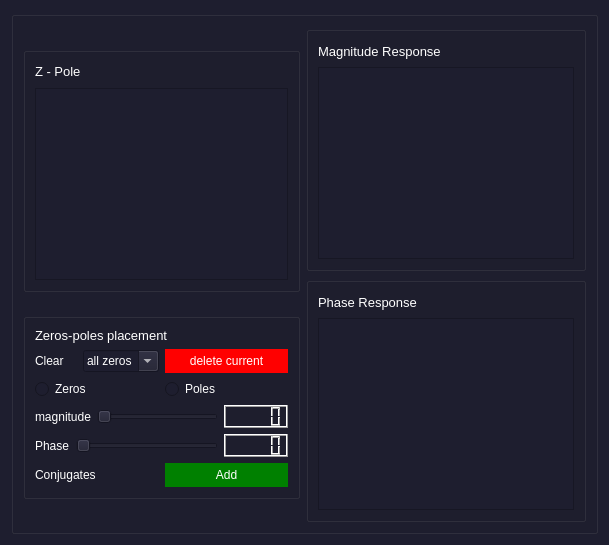
      <widget class="QWidget" name="design_tab">
       <property name="palette">
        <palette>
         <active>
          <colorrole role="WindowText">
           <brush brushstyle="SolidPattern">
            <color alpha="255">
             <red>255</red>
             <green>255</green>
             <blue>255</blue>
            </color>
           </brush>
          </colorrole>
          <colorrole role="Button">
           <brush brushstyle="SolidPattern">
            <color alpha="255">
             <red>30</red>
             <green>30</green>
             <blue>47</blue>
            </color>
           </brush>
          </colorrole>
          <colorrole role="Text">
           <brush brushstyle="SolidPattern">
            <color alpha="255">
             <red>255</red>
             <green>255</green>
             <blue>255</blue>
            </color>
           </brush>
          </colorrole>
          <colorrole role="ButtonText">
           <brush brushstyle="SolidPattern">
            <color alpha="255">
             <red>255</red>
             <green>255</green>
             <blue>255</blue>
            </color>
           </brush>
          </colorrole>
          <colorrole role="Base">
           <brush brushstyle="SolidPattern">
            <color alpha="255">
             <red>30</red>
             <green>30</green>
             <blue>47</blue>
            </color>
           </brush>
          </colorrole>
          <colorrole role="Window">
           <brush brushstyle="SolidPattern">
            <color alpha="255">
             <red>30</red>
             <green>30</green>
             <blue>47</blue>
            </color>
           </brush>
          </colorrole>
          <colorrole role="PlaceholderText">
           <brush brushstyle="NoBrush">
            <color alpha="128">
             <red>255</red>
             <green>255</green>
             <blue>255</blue>
            </color>
           </brush>
          </colorrole>
         </active>
         <inactive>
          <colorrole role="WindowText">
           <brush brushstyle="SolidPattern">
            <color alpha="255">
             <red>255</red>
             <green>255</green>
             <blue>255</blue>
            </color>
           </brush>
          </colorrole>
          <colorrole role="Button">
           <brush brushstyle="SolidPattern">
            <color alpha="255">
             <red>30</red>
             <green>30</green>
             <blue>47</blue>
            </color>
           </brush>
          </colorrole>
          <colorrole role="Text">
           <brush brushstyle="SolidPattern">
            <color alpha="255">
             <red>255</red>
             <green>255</green>
             <blue>255</blue>
            </color>
           </brush>
          </colorrole>
          <colorrole role="ButtonText">
           <brush brushstyle="SolidPattern">
            <color alpha="255">
             <red>255</red>
             <green>255</green>
             <blue>255</blue>
            </color>
           </brush>
          </colorrole>
          <colorrole role="Base">
           <brush brushstyle="SolidPattern">
            <color alpha="255">
             <red>30</red>
             <green>30</green>
             <blue>47</blue>
            </color>
           </brush>
          </colorrole>
          <colorrole role="Window">
           <brush brushstyle="SolidPattern">
            <color alpha="255">
             <red>30</red>
             <green>30</green>
             <blue>47</blue>
            </color>
           </brush>
          </colorrole>
          <colorrole role="PlaceholderText">
           <brush brushstyle="NoBrush">
            <color alpha="128">
             <red>255</red>
             <green>255</green>
             <blue>255</blue>
            </color>
           </brush>
          </colorrole>
         </inactive>
         <disabled>
          <colorrole role="WindowText">
           <brush brushstyle="SolidPattern">
            <color alpha="255">
             <red>255</red>
             <green>255</green>
             <blue>255</blue>
            </color>
           </brush>
          </colorrole>
          <colorrole role="Button">
           <brush brushstyle="SolidPattern">
            <color alpha="255">
             <red>30</red>
             <green>30</green>
             <blue>47</blue>
            </color>
           </brush>
          </colorrole>
          <colorrole role="Text">
           <brush brushstyle="SolidPattern">
            <color alpha="255">
             <red>255</red>
             <green>255</green>
             <blue>255</blue>
            </color>
           </brush>
          </colorrole>
          <colorrole role="ButtonText">
           <brush brushstyle="SolidPattern">
            <color alpha="255">
             <red>255</red>
             <green>255</green>
             <blue>255</blue>
            </color>
           </brush>
          </colorrole>
          <colorrole role="Base">
           <brush brushstyle="SolidPattern">
            <color alpha="255">
             <red>30</red>
             <green>30</green>
             <blue>47</blue>
            </color>
           </brush>
          </colorrole>
          <colorrole role="Window">
           <brush brushstyle="SolidPattern">
            <color alpha="255">
             <red>30</red>
             <green>30</green>
             <blue>47</blue>
            </color>
           </brush>
          </colorrole>
          <colorrole role="PlaceholderText">
           <brush brushstyle="NoBrush">
            <color alpha="128">
             <red>255</red>
             <green>255</green>
             <blue>255</blue>
            </color>
           </brush>
          </colorrole>
         </disabled>
        </palette>
       </property>
       <attribute name="title">
        <string>Design</string>
       </attribute>
       <layout class="QGridLayout" name="gridLayout_2">
        <item row="0" column="0">
         <widget class="QGroupBox" name="design_box">
          <layout class="QHBoxLayout" name="horizontalLayout_10">
           <item>
            <layout class="QVBoxLayout" name="verticalLayout_3">
             <property name="spacing">
              <number>0</number>
             </property>
             <item>
              <widget class="QGroupBox" name="Zplane_box">
               <property name="sizePolicy">
                <sizepolicy hsizetype="Fixed" vsizetype="Fixed">
                 <horstretch>0</horstretch>
                 <verstretch>0</verstretch>
                </sizepolicy>
               </property>
               <layout class="QVBoxLayout" name="verticalLayout_4">
                <item>
                 <layout class="QHBoxLayout" name="horizontalLayout_2">
                  <property name="spacing">
                   <number>0</number>
                  </property>
                  <item>
                   <widget class="QLabel" name="label_3">
                    <property name="sizePolicy">
                     <sizepolicy hsizetype="Preferred" vsizetype="Fixed">
                      <horstretch>0</horstretch>
                      <verstretch>0</verstretch>
                     </sizepolicy>
                    </property>
                    <property name="font">
                     <font>
                      <pointsize>10</pointsize>
                     </font>
                    </property>
                    <property name="text">
                     <string>Z - Pole</string>
                    </property>
                   </widget>
                  </item>
                  <item>
                   <spacer name="horizontalSpacer">
                    <property name="orientation">
                     <enum>Qt::Horizontal</enum>
                    </property>
                    <property name="sizeType">
                     <enum>QSizePolicy::Fixed</enum>
                    </property>
                    <property name="sizeHint" stdset="0">
                     <size>
                      <width>188</width>
                      <height>20</height>
                     </size>
                    </property>
                   </spacer>
                  </item>
                 </layout>
                </item>
                <item>
                 <widget class="Figure" name="z_plane">
                  <property name="sizePolicy">
                   <sizepolicy hsizetype="Fixed" vsizetype="Preferred">
                    <horstretch>0</horstretch>
                    <verstretch>0</verstretch>
                   </sizepolicy>
                  </property>
                  <property name="maximumSize">
                   <size>
                    <width>253</width>
                    <height>16777215</height>
                   </size>
                  </property>
                 </widget>
                </item>
               </layout>
              </widget>
             </item>
             <item>
              <widget class="QGroupBox" name="preferenceBox">
               <property name="sizePolicy">
                <sizepolicy hsizetype="Fixed" vsizetype="Fixed">
                 <horstretch>0</horstretch>
                 <verstretch>0</verstretch>
                </sizepolicy>
               </property>
               <property name="maximumSize">
                <size>
                 <width>16777213</width>
                 <height>16777215</height>
                </size>
               </property>
               <layout class="QVBoxLayout" name="verticalLayout_2">
                <item>
                 <widget class="QLabel" name="label_5">
                  <property name="font">
                   <font>
                    <pointsize>10</pointsize>
                   </font>
                  </property>
                  <property name="text">
                   <string>Zeros-poles placement</string>
                  </property>
                 </widget>
                </item>
                <item>
                 <layout class="QHBoxLayout" name="horizontalLayout_9">
                  <item>
                   <layout class="QHBoxLayout" name="horizontalLayout_4">
                    <item>
                     <widget class="QLabel" name="label_6">
                      <property name="text">
                       <string>Clear</string>
                      </property>
                     </widget>
                    </item>
                    <item>
                     <widget class="QComboBox" name="Clear">
                      <property name="editable">
                       <bool>true</bool>
                      </property>
                      <property name="currentText">
                       <string>all zeros</string>
                      </property>
                      <property name="currentIndex">
                       <number>0</number>
                      </property>
                      <item>
                       <property name="text">
                        <string>all zeros</string>
                       </property>
                      </item>
                      <item>
                       <property name="text">
                        <string>all poles</string>
                       </property>
                      </item>
                      <item>
                       <property name="text">
                        <string>clear all</string>
                       </property>
                      </item>
                     </widget>
                    </item>
                   </layout>
                  </item>
                  <item>
                   <widget class="QPushButton" name="delete_button">
                    <property name="styleSheet">
                     <string notr="true">background-color: red;
    color: white;
    border: none;
    padding: 5px 10px;</string>
                    </property>
                    <property name="text">
                     <string>delete current</string>
                    </property>
                   </widget>
                  </item>
                 </layout>
                </item>
                <item>
                 <layout class="QHBoxLayout" name="horizontalLayout_5">
                  <item>
                   <widget class="QRadioButton" name="radioButton">
                    <property name="text">
                     <string>Zeros</string>
                    </property>
                   </widget>
                  </item>
                  <item>
                   <widget class="QRadioButton" name="radioButton_2">
                    <property name="text">
                     <string>Poles</string>
                    </property>
                   </widget>
                  </item>
                 </layout>
                </item>
                <item>
                 <layout class="QHBoxLayout" name="horizontalLayout_6">
                  <item>
                   <widget class="QLabel" name="label_7">
                    <property name="text">
                     <string>magnitude</string>
                    </property>
                   </widget>
                  </item>
                  <item>
                   <widget class="QSlider" name="mag_slider">
                    <property name="orientation">
                     <enum>Qt::Horizontal</enum>
                    </property>
                   </widget>
                  </item>
                  <item>
                   <widget class="QLCDNumber" name="mag_LCD"/>
                  </item>
                 </layout>
                </item>
                <item>
                 <layout class="QHBoxLayout" name="horizontalLayout_7">
                  <item>
                   <widget class="QLabel" name="label_8">
                    <property name="text">
                     <string>Phase</string>
                    </property>
                   </widget>
                  </item>
                  <item>
                   <widget class="QSlider" name="phase_slider">
                    <property name="orientation">
                     <enum>Qt::Horizontal</enum>
                    </property>
                   </widget>
                  </item>
                  <item>
                   <widget class="QLCDNumber" name="phase_LCD"/>
                  </item>
                 </layout>
                </item>
                <item>
                 <layout class="QHBoxLayout" name="horizontalLayout_8">
                  <item>
                   <widget class="QLabel" name="label_9">
                    <property name="text">
                     <string>Conjugates</string>
                    </property>
                   </widget>
                  </item>
                  <item>
                   <widget class="QPushButton" name="add_conjugates">
                    <property name="styleSheet">
                     <string notr="true">background-color: green;
    color: white;
    border: none;
    padding: 5px 10px;
</string>
                    </property>
                    <property name="text">
                     <string>Add</string>
                    </property>
                   </widget>
                  </item>
                 </layout>
                </item>
               </layout>
              </widget>
             </item>
            </layout>
           </item>
           <item>
            <layout class="QVBoxLayout" name="verticalLayout_5">
             <item>
              <widget class="QGroupBox" name="magBox">
               <property name="sizePolicy">
                <sizepolicy hsizetype="Expanding" vsizetype="Preferred">
                 <horstretch>0</horstretch>
                 <verstretch>0</verstretch>
                </sizepolicy>
               </property>
               <layout class="QVBoxLayout" name="verticalLayout">
                <item>
                 <layout class="QHBoxLayout" name="horizontalLayout">
                  <item>
                   <widget class="QLabel" name="label_2">
                    <property name="font">
                     <font>
                      <pointsize>10</pointsize>
                     </font>
                    </property>
                    <property name="text">
                     <string>Magnitude Response</string>
                    </property>
                   </widget>
                  </item>
                  <item>
                   <spacer name="horizontalSpacer_2">
                    <property name="orientation">
                     <enum>Qt::Horizontal</enum>
                    </property>
                    <property name="sizeType">
                     <enum>QSizePolicy::Fixed</enum>
                    </property>
                    <property name="sizeHint" stdset="0">
                     <size>
                      <width>88</width>
                      <height>20</height>
                     </size>
                    </property>
                   </spacer>
                  </item>
                 </layout>
                </item>
                <item>
                 <widget class="Figure" name="Magnitude_graph"/>
                </item>
               </layout>
              </widget>
             </item>
             <item>
              <widget class="QGroupBox" name="phasebox">
               <property name="sizePolicy">
                <sizepolicy hsizetype="Expanding" vsizetype="Expanding">
                 <horstretch>0</horstretch>
                 <verstretch>0</verstretch>
                </sizepolicy>
               </property>
               <layout class="QVBoxLayout" name="verticalLayout_6">
                <item>
                 <layout class="QHBoxLayout" name="horizontalLayout_3">
                  <item>
                   <widget class="QLabel" name="label_4">
                    <property name="font">
                     <font>
                      <pointsize>10</pointsize>
                     </font>
                    </property>
                    <property name="text">
                     <string>Phase Response</string>
                    </property>
                   </widget>
                  </item>
                  <item>
                   <spacer name="horizontalSpacer_3">
                    <property name="orientation">
                     <enum>Qt::Horizontal</enum>
                    </property>
                    <property name="sizeType">
                     <enum>QSizePolicy::Fixed</enum>
                    </property>
                    <property name="sizeHint" stdset="0">
                     <size>
                      <width>118</width>
                      <height>20</height>
                     </size>
                    </property>
                   </spacer>
                  </item>
                 </layout>
                </item>
                <item>
                 <widget class="Figure" name="Phase_graph"/>
                </item>
               </layout>
              </widget>
             </item>
            </layout>
           </item>
          </layout>
         </widget>
        </item>
       </layout>
      </widget>
